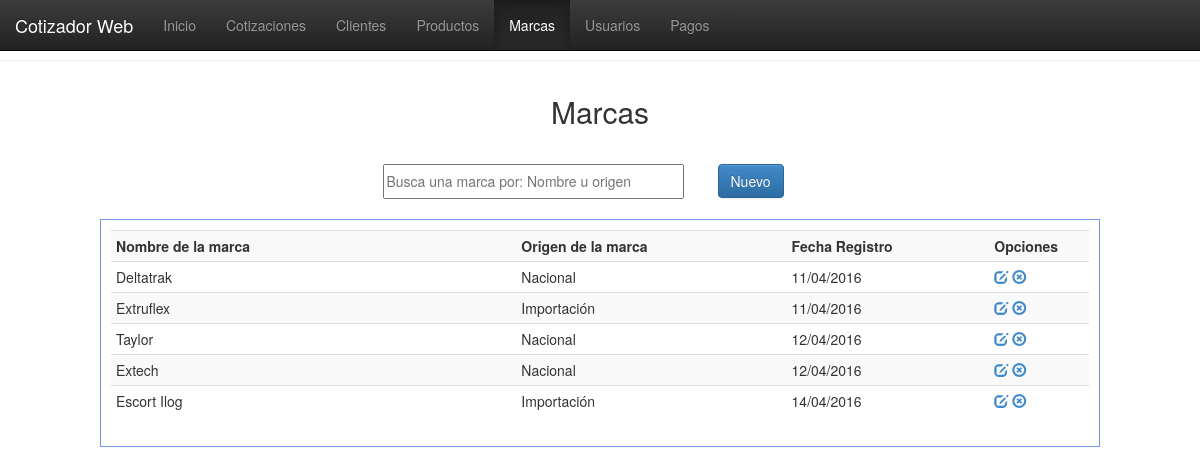
/vistas/marcas.php, run on the app's committed database.
### tables this page shows
CREATE TABLE `marcas` (
  `id_mca` int(11) NOT NULL,
  `nomb_mca` varchar(100) NOT NULL,
  `origen_mca` varchar(50) NOT NULL,
  `fecha_reg` date NOT NULL
);

### php/conexion.php (called while the page is built, shortened)
<?php
function fechaNormal($fecha){
		$nfecha = date('d/m/Y',strtotime($fecha));
		return $nfecha;
}
?>

### vistas/marcas.php (the view, shortened to what this page needs)
<!DOCTYPE html>
<html>
<head>
<link href="../css/estilo.css" rel="stylesheet">
<link href="../bootstrap/css/bootstrap.css" rel="stylesheet">
<link href="../bootstrap/css/bootstrap.min.css" rel="stylesheet">
<link href="../bootstrap/css/bootstrap-theme.css" rel="stylesheet">
<link href="../bootstrap/css/bootstrap-theme.min.css" rel="stylesheet">
</head>
<body>
  <nav class="navbar navbar-inverse navbar-fixed-top">
    <div class="container-fluid">
      <div class="navbar-header">
        <a class="navbar-brand" href="#">Cotizador Web</a>
      </div>
      <div class="collapse navbar-collapse" id="myNavbar">
        <ul class="nav navbar-nav">
          <li><a href="index.php">Inicio</a></li>>
          <li><a href="cotizaciones.php">Cotizaciones</a></li>
          <li><a href="clientes.php">Clientes</a></li>
          <li><a href="productos.php">Productos</a></li>
          <li class="active"><a href="marcas.php">Marcas</a></li>
          <li><a href="usuarios.php">Usuarios</a></li>
          <li><a href="pagos.php">Pagos</a></li>
        </ul>
      </div>
    </div>
  </nav>
  <br><br><hr>
    <header>Marcas</header>
    <section>
    <table border="0" align="center">
    	<tr>
        	<td width="335"><input type="text" placeholder="Busca una marca por: Nombre u origen" id="bs-mca"/></td>
            <td width="100"><button id="nueva-marca" class="btn btn-primary">Nuevo</button></td>
        </tr>
    </table>
    </section>
    <div class="registros" id="agrega-registros-mca">
        <table class="table table-striped table-condensed table-hover">
            <tr>
                <th width="300">Nombre de la marca</th>
                <th width="200">Origen de la marca</th>
                <th width="150">Fecha Registro</th>
                <th width="50">Opciones</th>
            </tr>
        <?php
            include('../php/conexion.php');
            $registro = mysql_query("SELECT * FROM marcas");
            while($registro2 = mysql_fetch_array($registro)){
                echo '<tr>
                        <td>'.$registro2['nomb_mca'].'</td>
                        <td>'.$registro2['origen_mca'].'</td>
                        <td>'.fechaNormal($registro2['fecha_reg']).'</td>
                        <td>
                            <a href="javascript:editarMarca('.$registro2['id_mca'].');" class="glyphicon glyphicon-edit"></a>
                            <a href="javascript:eliminarMarca('.$registro2['id_mca'].');" class="glyphicon glyphicon-remove-circle"></a>
                        </td>
                    </tr>';
            }
        ?>
        </table>
    </div>
</body>
</html>

### css/estilo.css (style rules this page uses)
body { margin:0px; font-family:"Trebuchet MS", Arial, Helvetica, sans-serif; min-width:1000px; }
header { margin:auto; padding:10px; font-size:30px; width:500px; text-align:center; margin-top:20px; }
section { margin-top:20px; }
section table tr td input { width:90%; height:35px; outline:none; font-size:14px; }
.registros { margin:auto; width:1000px; margin-top:20px; border:1px solid #6F96DF; height:auto; padding:10px; }

### data on the page
marcas: nomb_mca "Deltatrak", origen_mca "Nacional", fecha_reg "11/04/2016"
marcas: nomb_mca "Extruflex", origen_mca "Importación", fecha_reg "11/04/2016"
marcas: nomb_mca "Taylor", origen_mca "Nacional", fecha_reg "12/04/2016"
marcas: nomb_mca "Extech", origen_mca "Nacional", fecha_reg "12/04/2016"
marcas: nomb_mca "Escort Ilog", origen_mca "Importación", fecha_reg "14/04/2016"
